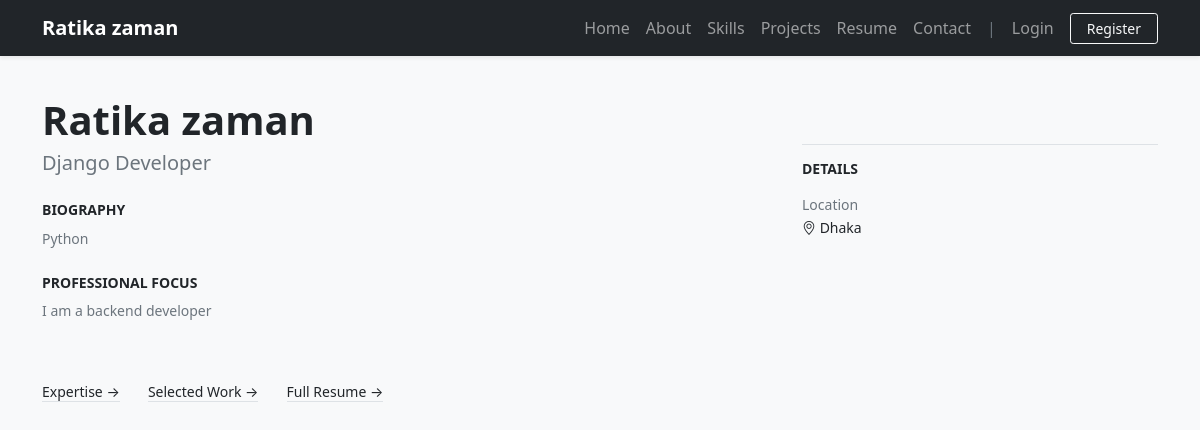
The page /about/ on the database its author committed.
### porfolioApp/models.py (models this page shows, shortened)
class CustomUser(AbstractUser):
    full_name = models.CharField(max_length=255, blank=True)
    headline = models.CharField(max_length=255, blank=True)
    bio = models.TextField(blank=True)
    location = models.CharField(max_length=255, blank=True)
    phone = models.CharField(max_length=25, blank=True)
    profile_picture = models.ImageField(upload_to='profiles/', blank=True, null=True)
    cv_summary = models.TextField(blank=True)

### porfolioApp/views.py (the view)
# urls.py: path('about/', views.about_view, name='about'),
def about_view(request):
    profile_user = get_portfolio_user(request)
    experiences = ExperienceModel.objects.filter(user=profile_user) if profile_user else []
    education = EducationModel.objects.filter(user=profile_user) if profile_user else []
    return render(request, 'about.html', {
        'profile': profile_user,
        'experiences': experiences,
        'education': education,
    })

### porfolioApp/views.py (called while the page is built)
def get_portfolio_user(request):
    return CustomUser.objects.order_by('id').first()

### porfolioApp/templates/about.html (shortened to what this page needs)
{% extends 'master/base.html' %}
{% block body %}
<div class="py-3">
    <div class="row g-4">
        <div class="col-md-8">
            <h1 class="fw-bold text-dark mb-1">{{ profile.full_name|default:"About Me" }}</h1>
            <p class="lead text-muted fs-5 mb-4">{{ profile.headline }}</p>
            <h6 class="fw-bold text-dark text-uppercase small tracking-wider mt-4">Biography</h6>
            <p class="text-secondary small mt-2" style="white-space: pre-line; line-height: 1.7;">{{ profile.bio }}</p>
            {% if profile.cv_summary %}
                <h6 class="fw-bold text-dark text-uppercase small tracking-wider mt-4">Professional Focus</h6>
                <p class="text-secondary small mt-2" style="white-space: pre-line; line-height: 1.7;">{{ profile.cv_summary }}</p>
            {% endif %}
            <div class="mt-5 pt-2">
                <a href="{% url 'skills' %}" class="link-dark text-decoration-none border-bottom small me-4">Expertise &rarr;</a>
                <a href="{% url 'projects' %}" class="link-dark text-decoration-none border-bottom small me-4">Selected Work &rarr;</a>
                <a href="{% url 'resume' %}" class="link-dark text-decoration-none border-bottom small">Full Resume &rarr;</a>
            </div>
        </div>
        <div class="col-md-4">
            <div class="border-top pt-3 mt-md-5">
                <h6 class="fw-bold text-dark text-uppercase small tracking-wider mb-3">Details</h6>
                {% if profile.location %}
                    <div class="mb-3">
                        <span class="text-muted d-block small">Location</span>
                        <span class="text-dark small"><i class="bi bi-geo-alt"></i> {{ profile.location }}</span>
                    </div>
                {% endif %}
            </div>
        </div>
    </div>
</div>
{% endblock body %}

### porfolioApp/templates/master/nav.html (shortened to what this page needs)
<nav class="navbar navbar-expand-lg navbar-dark bg-dark shadow-sm">
  <div class="container">
    <a class="navbar-brand fw-bold" href="{% url 'home' %}">
      {% if profile.full_name %}{{ profile.full_name }}{% else %}Portfolio{% endif %}
    </a>
    <div class="collapse navbar-collapse" id="navbarNav">
      <ul class="navbar-nav ms-auto align-items-center">
        <li class="nav-item">
          <a class="nav-link" href="{% url 'home' %}">Home</a>
        </li>
        <li class="nav-item">
          <a class="nav-link" href="{% url 'about' %}">About</a>
        </li>
        <li class="nav-item">
          <a class="nav-link" href="{% url 'skills' %}">Skills</a>
        </li>
        <li class="nav-item">
          <a class="nav-link" href="{% url 'projects' %}">Projects</a>
        </li>
        <li class="nav-item">
          <a class="nav-link" href="{% url 'resume' %}">Resume</a>
        </li>
        <li class="nav-item">
          <a class="nav-link" href="{% url 'contact' %}">Contact</a>
        </li>
        <span class="navbar-text d-none d-lg-inline mx-2 text-secondary">|</span>
        {% if user.is_authenticated %}
          <li class="nav-item">
            <a class="nav-link text-info fw-semibold" href="{% url 'dashboard' %}">Dashboard</a>
          </li>
          <li class="nav-item ms-lg-2">
            <form action="{% url 'logout' %}" method="post" class="d-inline">
              {% csrf_token %}
              <button type="submit" class="btn btn-link nav-link border-0 bg-transparent p-0" style="display: inline-block;">Logout</button>
            </form>
          </li>
        {% else %}
          <li class="nav-item">
            <a class="nav-link" href="{% url 'login' %}">Login</a>
          </li>
          <li class="nav-item ms-lg-2">
            <a class="btn btn-outline-light btn-sm px-3" href="{% url 'register' %}">Register</a>
          </li>
        {% endif %}
      </ul>
    </div>
  </div>
</nav>

### rows shown on the page
CustomUser: full_name "Ratika zaman", headline "Django Developer", bio "Python", cv_summary "I am a backend developer", location "Dhaka"
